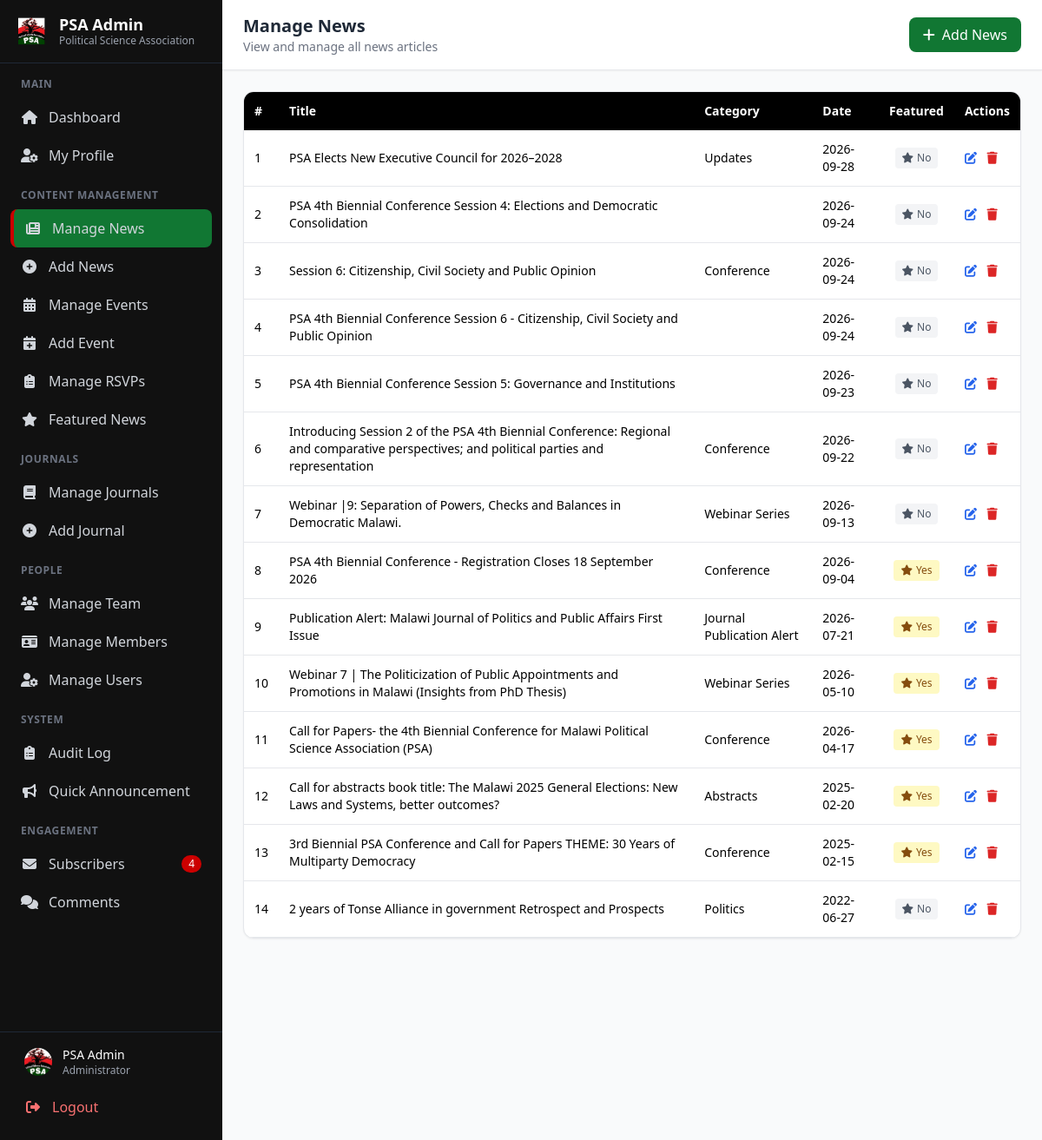
Screenshot of /admin/manage_news.php (signed in) with the database file from the repository.
### tables this page shows
CREATE TABLE `news` (
  `id` int NOT NULL,
  `title` varchar(255) DEFAULT NULL,
  `slug` varchar(199) DEFAULT NULL,
  `content` text,
  `summary` text,
  `image` varchar(255) DEFAULT NULL,
  `author` varchar(100) DEFAULT NULL,
  `date_posted` date DEFAULT NULL,
  `category` varchar(100) DEFAULT NULL,
  `tags` varchar(255) DEFAULT NULL,
  `status` varchar(20) DEFAULT 'published',
  `created_at` datetime DEFAULT CURRENT_TIMESTAMP,
  `featured` tinyint(1) DEFAULT '0',
  `pdf` varchar(255) DEFAULT NULL,
  `downloads` int DEFAULT '0'
);

### admin/manage_news.php (the view, shortened to what this page needs)
<?php
include '../includes/db.php';
$news = $conn->query("SELECT * FROM news ORDER BY date_posted DESC");
include 'includes/admin_header.php';
include 'includes/admin_sidebar.php';
?>
<main class="flex-1 ml-0 md:ml-64 min-h-screen">
    <header class="bg-white shadow-sm border-b border-gray-200 sticky top-0 z-40">
        <div class="flex items-center justify-between px-6 py-4">
            <div class="flex items-center gap-4">
                <div>
                    <h1 class="text-xl font-bold text-gray-800">Manage News</h1>
                    <p class="text-sm text-gray-500">View and manage all news articles</p>
                </div>
            </div>
            <div class="flex items-center gap-4">
                <a href="add_news.php" class="bg-psaGreen hover:bg-green-800 text-white px-4 py-2 rounded-lg transition flex items-center gap-2">
                    <i class="fas fa-plus"></i> Add News
                </a>
            </div>
        </div>
    </header>
    <div class="p-6">
        <div class="bg-white rounded-xl shadow-sm border border-gray-200 overflow-hidden">
            <div class="overflow-x-auto">
                <table class="w-full text-sm">
                    <thead class="bg-psaBlack text-white">
                        <tr>
                            <th class="p-3 text-left">#</th>
                            <th class="p-3 text-left">Title</th>
                            <th class="p-3 text-left">Category</th>
                            <th class="p-3 text-left">Date</th>
                            <th class="p-3 text-center">Featured</th>
                            <th class="p-3 text-center">Actions</th>
                        </tr>
                    </thead>
                    <tbody>
                        <?php
                        $i = 1;
                        while ($row = $news->fetch_assoc()):
                        ?>
                        <tr class="border-b hover:bg-gray-50 transition">
                            <td class="p-3"><?= $i++ ?></td>
                            <td class="p-3 font-medium"><?= htmlspecialchars($row['title']) ?></td>
                            <td class="p-3"><?= htmlspecialchars($row['category'] ?? 'N/A') ?></td>
                            <td class="p-3"><?= htmlspecialchars($row['date_posted'] ?? 'N/A') ?></td>
                            <td class="p-3 text-center">
                                <a href="?toggle=1&id=<?= $row['id'] ?>&current=<?= $row['featured'] ?>" class="inline-flex items-center gap-1 px-2 py-1 rounded text-xs font-medium <?= $row['featured'] ? 'bg-yellow-100 text-yellow-800' : 'bg-gray-100 text-gray-600' ?>">
                                    <i class="fas fa-star"></i> <?= $row['featured'] ? 'Yes' : 'No' ?>
                                </a>
                            </td>
                            <td class="p-3 space-x-2">
                                <a href="edit_news.php?id=<?= $row['id'] ?>" class="text-blue-600 hover:underline" title="Edit">
                                    <i class="fas fa-edit"></i>
                                </a>
                                <a href="delete_news.php?id=<?= $row['id'] ?>" onclick="return confirm('Delete this news?')" class="text-red-600 hover:underline" title="Delete">
                                    <i class="fas fa-trash"></i>
                                </a>
                            </td>
                        </tr>
                        <?php endwhile; ?>
                    </tbody>
                </table>
            </div>
        </div>
    </div>
</main>
<?php include 'includes/admin_footer.php'; ?>

### admin/includes/admin_header.php (style rules this page uses)
body, main, header, .stat-card, .bg-white { transition: background-color 0.3s ease, color 0.3s ease, border-color 0.3s ease; }

### rows the page displays
news: title "PSA Elects New Executive Council for 2026–2028", category "Updates", date_posted "2026-09-28", featured "No"
news: title "PSA 4th Biennial Conference Session 4: Elections and Democratic Consolidation", date_posted "2026-09-24", featured "No"
news: title "Session 6: Citizenship, Civil Society and Public Opinion", category "Conference", date_posted "2026-09-24", featured "No"
news: title "PSA 4th Biennial Conference Session 6 - Citizenship, Civil Society and Public Opinion", date_posted "2026-09-24", featured "No"
news: title "PSA 4th Biennial Conference Session 5: Governance and Institutions", date_posted "2026-09-23", featured "No"
news: title "Introducing Session 2 of the PSA 4th Biennial Conference: Regional and comparative perspectives; and political parties and representation", category "Conference", date_posted "2026-09-22", featured "No"
news: title "Webinar |9: Separation of Powers, Checks and Balances in Democratic Malawi.", category "Webinar Series", date_posted "2026-09-13", featured "No"
news: title "PSA 4th Biennial Conference - Registration Closes 18 September 2026", category "Conference", date_posted "2026-09-04", featured "Yes"
news: title "Publication Alert: Malawi Journal of Politics and Public Affairs First Issue", category "Journal Publication Alert", date_posted "2026-07-21", featured "Yes"
news: title "Webinar 7 | The Politicization of Public Appointments and Promotions in Malawi (Insights from PhD Thesis)", category "Webinar Series", date_posted "2026-05-10", featured "Yes"
news: title "Call for Papers- the 4th Biennial Conference for Malawi Political Science Association (PSA)", category "Conference", date_posted "2026-04-17", featured "Yes"
news: title "Call for abstracts book title: The Malawi 2025 General Elections: New Laws and Systems, better outcomes?", category "Abstracts", date_posted "2025-02-20", featured "Yes"
news: title "3rd Biennial PSA Conference and Call for Papers THEME: 30 Years of Multiparty Democracy", category "Conference", date_posted "2025-02-15", featured "Yes"
news: title "2 years of Tonse Alliance in government Retrospect and Prospects", category "Politics", date_posted "2022-06-27", featured "No"

### other values shown
$pendingSubs "4"
$_SESSION['admin'] "PSA Admin"
